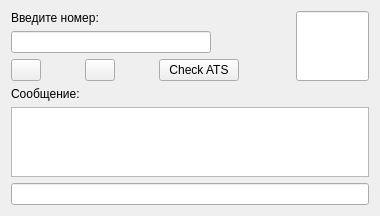
<?xml version="1.0" encoding="UTF-8"?>
<ui version="4.0">
 <class>client</class>
 <widget class="QWidget" name="client">
  <property name="geometry">
   <rect>
    <x>0</x>
    <y>0</y>
    <width>380</width>
    <height>200</height>
   </rect>
  </property>
  <property name="windowTitle">
   <string>Form</string>
  </property>
  <layout class="QVBoxLayout" name="verticalLayout_3">
   <item>
    <layout class="QHBoxLayout" name="horizontalLayout">
     <item>
      <layout class="QVBoxLayout" name="verticalLayout_2">
       <item>
        <widget class="QLabel" name="label">
         <property name="text">
          <string>Введите номер:</string>
         </property>
        </widget>
       </item>
       <item>
        <widget class="QLineEdit" name="number">
         <property name="maximumSize">
          <size>
           <width>200</width>
           <height>30</height>
          </size>
         </property>
        </widget>
       </item>
       <item>
        <layout class="QGridLayout" name="gridLayout">
         <item row="0" column="2">
          <widget class="QPushButton" name="call_">
           <property name="maximumSize">
            <size>
             <width>30</width>
             <height>30</height>
            </size>
           </property>
           <property name="text">
            <string/>
           </property>
          </widget>
         </item>
         <item row="0" column="1">
          <spacer name="horizontalSpacer_4">
           <property name="orientation">
            <enum>Qt::Horizontal</enum>
           </property>
           <property name="sizeHint" stdset="0">
            <size>
             <width>40</width>
             <height>20</height>
            </size>
           </property>
          </spacer>
         </item>
         <item row="0" column="6">
          <spacer name="horizontalSpacer">
           <property name="orientation">
            <enum>Qt::Horizontal</enum>
           </property>
           <property name="sizeHint" stdset="0">
            <size>
             <width>15</width>
             <height>10</height>
            </size>
           </property>
          </spacer>
         </item>
         <item row="0" column="0">
          <widget class="QPushButton" name="call">
           <property name="maximumSize">
            <size>
             <width>30</width>
             <height>30</height>
            </size>
           </property>
           <property name="text">
            <string/>
           </property>
          </widget>
         </item>
         <item row="0" column="3">
          <spacer name="horizontalSpacer_5">
           <property name="orientation">
            <enum>Qt::Horizontal</enum>
           </property>
           <property name="sizeHint" stdset="0">
            <size>
             <width>40</width>
             <height>20</height>
            </size>
           </property>
          </spacer>
         </item>
         <item row="0" column="5">
          <spacer name="horizontalSpacer_2">
           <property name="orientation">
            <enum>Qt::Horizontal</enum>
           </property>
           <property name="sizeHint" stdset="0">
            <size>
             <width>40</width>
             <height>20</height>
            </size>
           </property>
          </spacer>
         </item>
         <item row="0" column="4">
          <widget class="QPushButton" name="checkATS">
           <property name="text">
            <string>Check ATS</string>
           </property>
          </widget>
         </item>
        </layout>
       </item>
      </layout>
     </item>
     <item>
      <widget class="QLineEdit" name="result">
       <property name="maximumSize">
        <size>
         <width>80</width>
         <height>80</height>
        </size>
       </property>
       <property name="alignment">
        <set>Qt::AlignCenter</set>
       </property>
       <property name="readOnly">
        <bool>true</bool>
       </property>
      </widget>
     </item>
    </layout>
   </item>
   <item>
    <layout class="QVBoxLayout" name="verticalLayout">
     <item>
      <widget class="QLabel" name="label_2">
       <property name="text">
        <string>Сообщение:</string>
       </property>
      </widget>
     </item>
     <item>
      <widget class="QTextEdit" name="message">
       <property name="readOnly">
        <bool>true</bool>
       </property>
      </widget>
     </item>
    </layout>
   </item>
   <item>
    <widget class="QLineEdit" name="textToSend"/>
   </item>
  </layout>
 </widget>
 <resources/>
 <connections/>
</ui>
